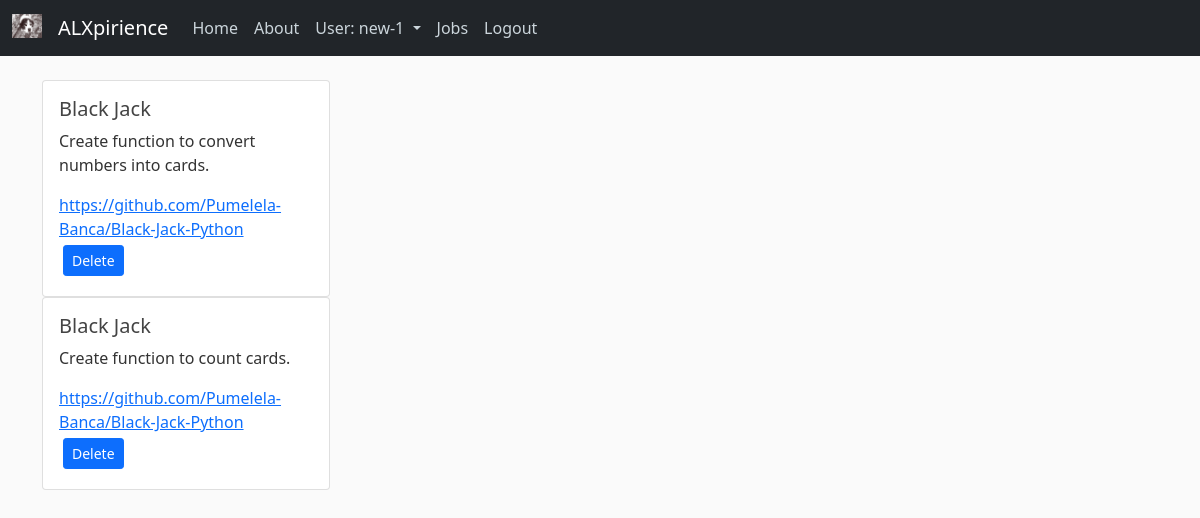
Page /myprojects (signed in) on the committed database.
### expirience/data_base.py (models this page shows, shortened)
class User(db.Model, UserMixin):
    id = db.Column(db.Integer, primary_key=True, autoincrement=True)
    username = db.Column(db.String(20), unique=True, nullable=False)
    email = db.Column(db.String(120), unique=True, nullable=False)
    git_hub = db.Column(db.String(120), nullable=False)
    country = db.Column(db.String(40), nullable=False)
    password = db.Column(db.String(60), nullable=False)
    image_file = db.Column(db.String(20), nullable=False, default='default.jpg')
    skills = db.relationship('Skills', backref='author', lazy=True)
    projects = db.relationship('Projects', backref='author', lazy=True)

class Projects(db.Model):
    id = db.Column(db.Integer, primary_key=True, autoincrement=True)
    project_name = db.Column(db.String(100), nullable=False)
    project_description = db.Column(db.Text, nullable=False)
    project_link = db.Column(db.String(120), nullable=False)
    skills_required = db.Column(db.String(120), nullable=False)
    project_status = db.Column(db.String(20), nullable=False, default='pending')
    user_id = db.Column(db.Integer, db.ForeignKey('user.id'), nullable=False)

### expirience/users/routes.py (the view, shortened to what this page needs)
@users.route('/myprojects', methods=['GET', 'POST'])
@login_required
def myprojects():
    if not current_user.is_authenticated:
        return redirect(url_for('main.home'))
    projects_current_user = [Projects.query.all(), current_user]
    return render_template('myprojects.html', title="My Projects", form=projects_current_user)

### expirience/data_base.py (called while the page is built)
@loginManager.user_loader
def get_user(user_id):
    return User.query.get(int(user_id))

### expirience/templates/myprojects.html (shortened to what this page needs)
{% extends "layout.html" %}
{% block content %}
{% for project in form[0] %}
    {% if project.author.id == form[1].id %}
        <div class="card" style="width: 18rem;">
            <div class="card-body">
                <h5 class="card-title">{{ project.project_name }}</h5>
                <p class="card-text">{{ project.project_description }}</p>
                <a href="project.project_link" class="card-link">{{ project.project_link }}</a>
                <form action="{{ url_for('jobs.myprojects') }}" method="post">
                    <button type="submit" class="btn btn-sm btn-primary m-1" >Delete</button>
                </form>
            </div>
        </div>
    {% endif %}
{% endfor %}
{% endblock %}

### expirience/templates/layout.html (shortened to what this page needs)
<!DOCTYPE html>
<html lang="en">
<head>
    <link href="https://cdn.jsdelivr.net/npm/bootstrap@5.0.2/dist/css/bootstrap.min.css" rel="stylesheet">
    <link rel="stylesheet" type="text/css" href="{{ url_for('static', filename='main.css') }}">
</head>
<body>
    <header class="site-header">
        <nav class="navbar navbar-expand-md navbar-dark bg-dark fixed-top">
          <div class="container-fluid">
            <a class="navbar-brand" href="{{ url_for('main.home') }}">
              <img src="static/images/large.ico" alt="" width="30" height="24" class="d-inline-block align-text-top">
            </a>
            <a class="navbar-brand mr-4" href="/">ALXpirience</a>
            <div class="collapse navbar-collapse" id="navbarToggle">
              <div class="navbar-nav mr-auto">
                <a class="nav-item nav-link" href="{{ url_for('main.home') }}">Home</a>
                <a class="nav-item nav-link" href="/about">About</a>
              </div>
              <div class="navbar-nav">
                {% if current_user.is_authenticated %}
                  <a class="nav-link dropdown-toggle" href="#" id="navbarDropdown" role="button" data-bs-toggle="dropdown" aria-expanded="false">
                    User: {{ current_user.username }}
                  </a>
                    <a class="nav-item nav-link" href="{{ url_for('jobs.get_job') }}">Jobs</a>
                    <a class="nav-item nav-link" href="{{ url_for('users.logout') }}">Logout</a>
                {% else %}
                  <a class="nav-item nav-link" href="{{ url_for('users.login') }}">Login</a>
                  <a class="nav-item nav-link" href="{{ url_for('users.register') }}">Register</a>
                {% endif %}
              </div>
            </div>
          </div>
        </nav>
    </header>
    <main role="main" class="container">
      <div class="row">
        <div class="col-md-8">
          {% block content %}{% endblock %}
        </div>
      </div>
    </main>
</body>
</html>

### expirience/static/main.css (style rules this page uses)
body { background: #fafafa; color: #333333; margin-top: 5rem; }
h1, h2, h3, h4, h5, h6 { color: #444444; }
.site-header .navbar-nav .nav-link { color: #cbd5db; }

### rows in the picture
User: username "new-1"
Projects: project_name "Black Jack", project_description "Create function to convert numbers into cards.", project_link "https://github.com/Pumelela-Banca/Black-Jack-Python"
Projects: project_name "Black Jack", project_description "Create function to count cards.", project_link "https://github.com/Pumelela-Banca/Black-Jack-Python"
